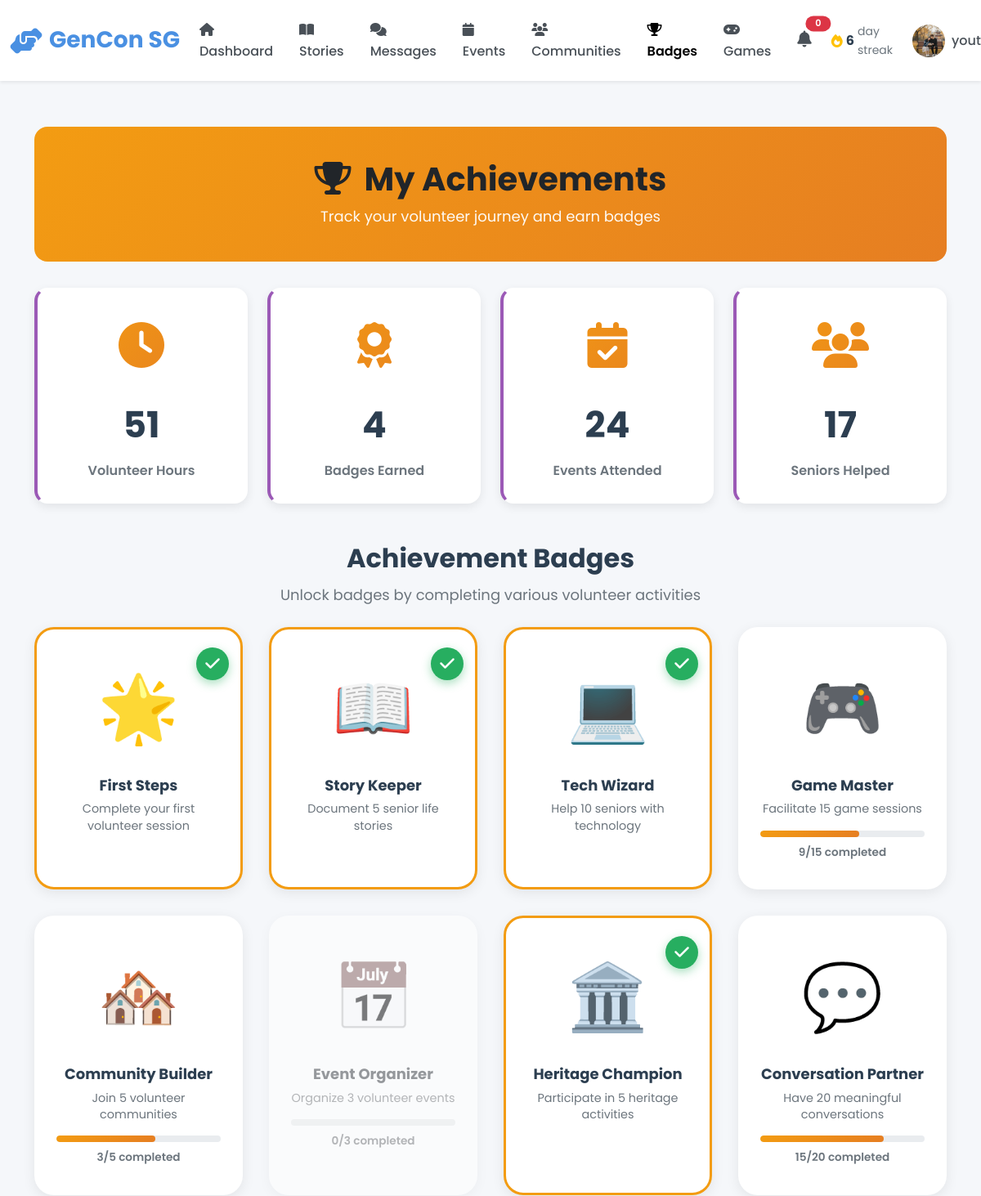
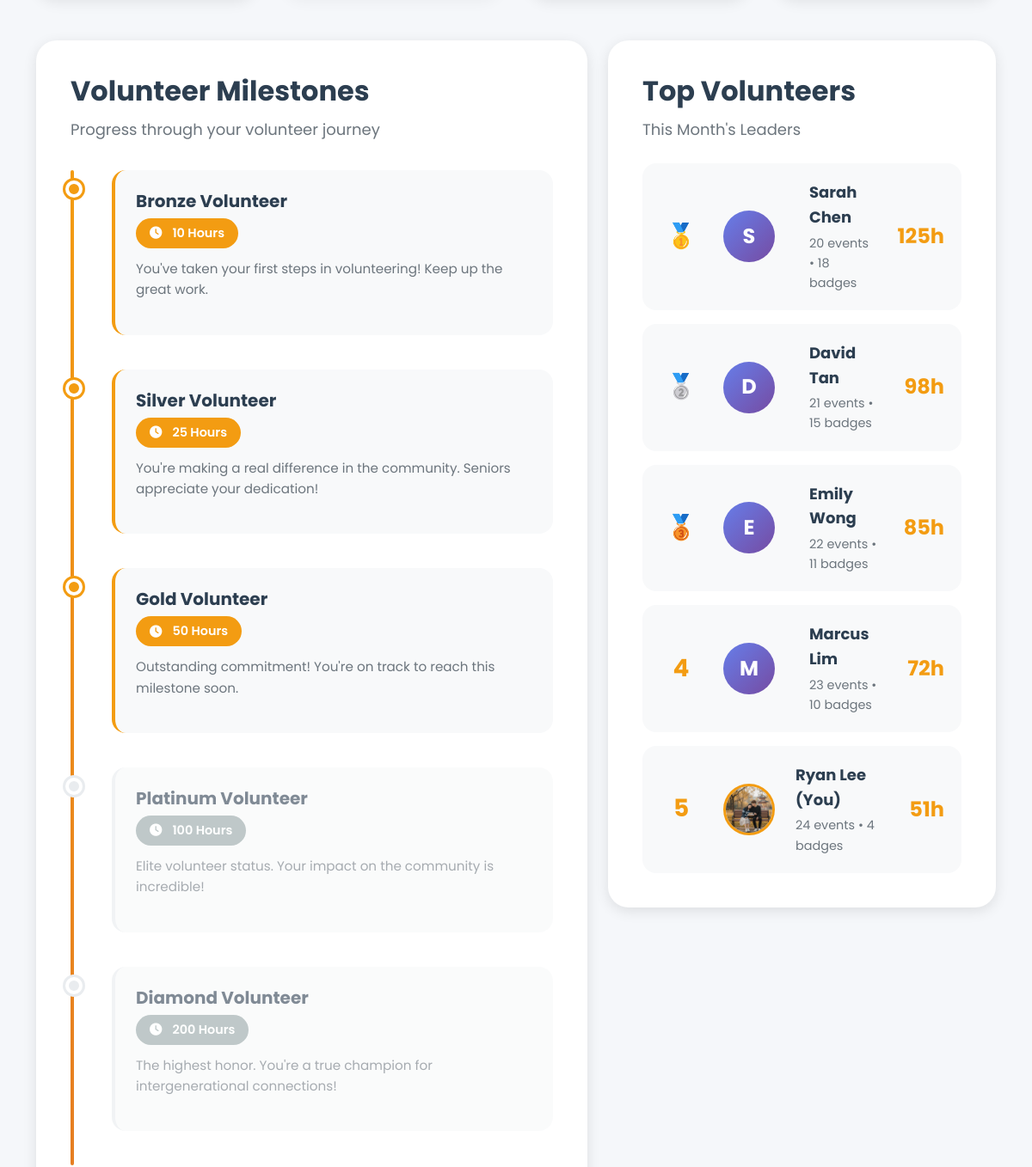
The app's page /youth/badges (signed in, upper part), older data (2 pictures, top to bottom).
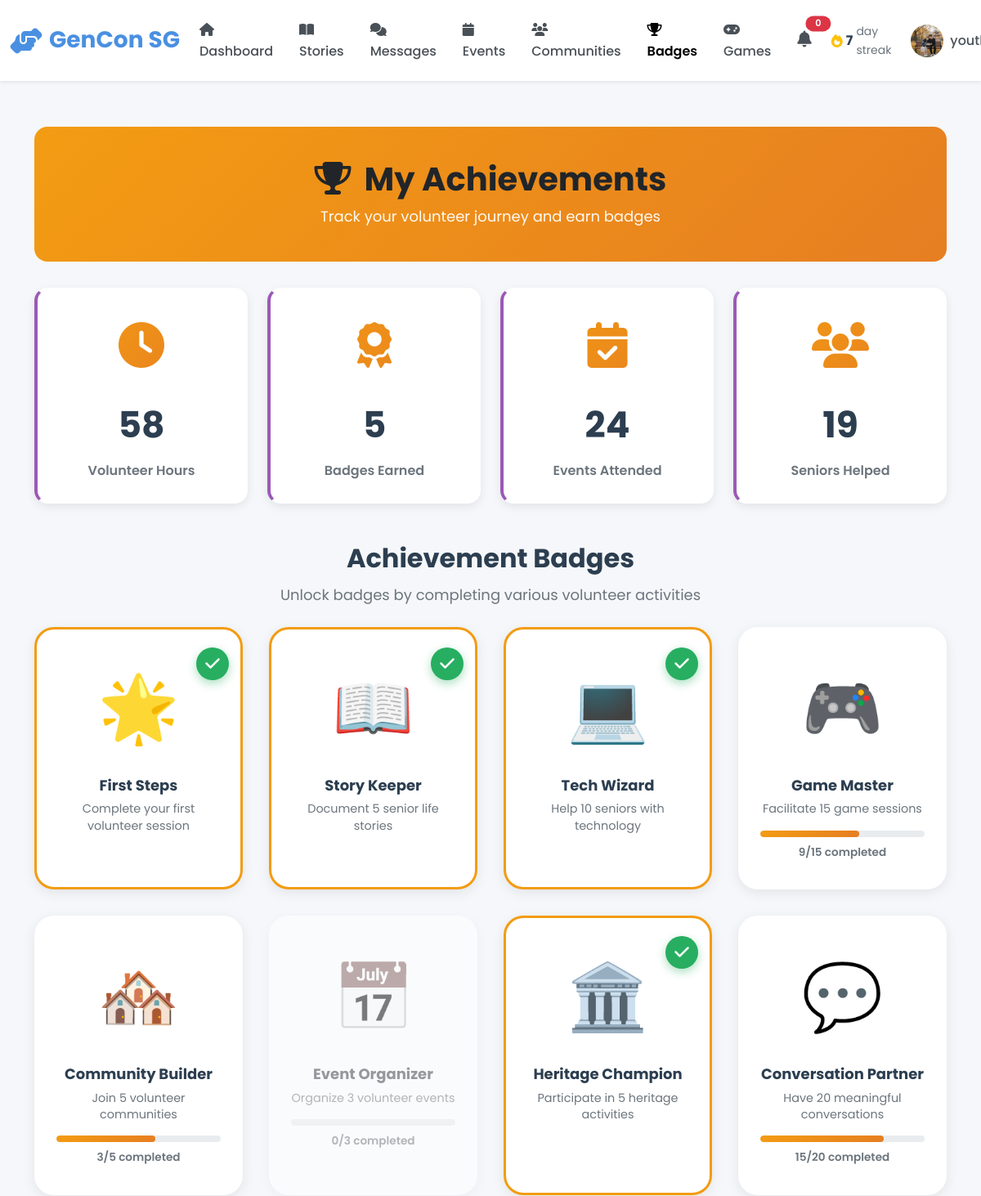
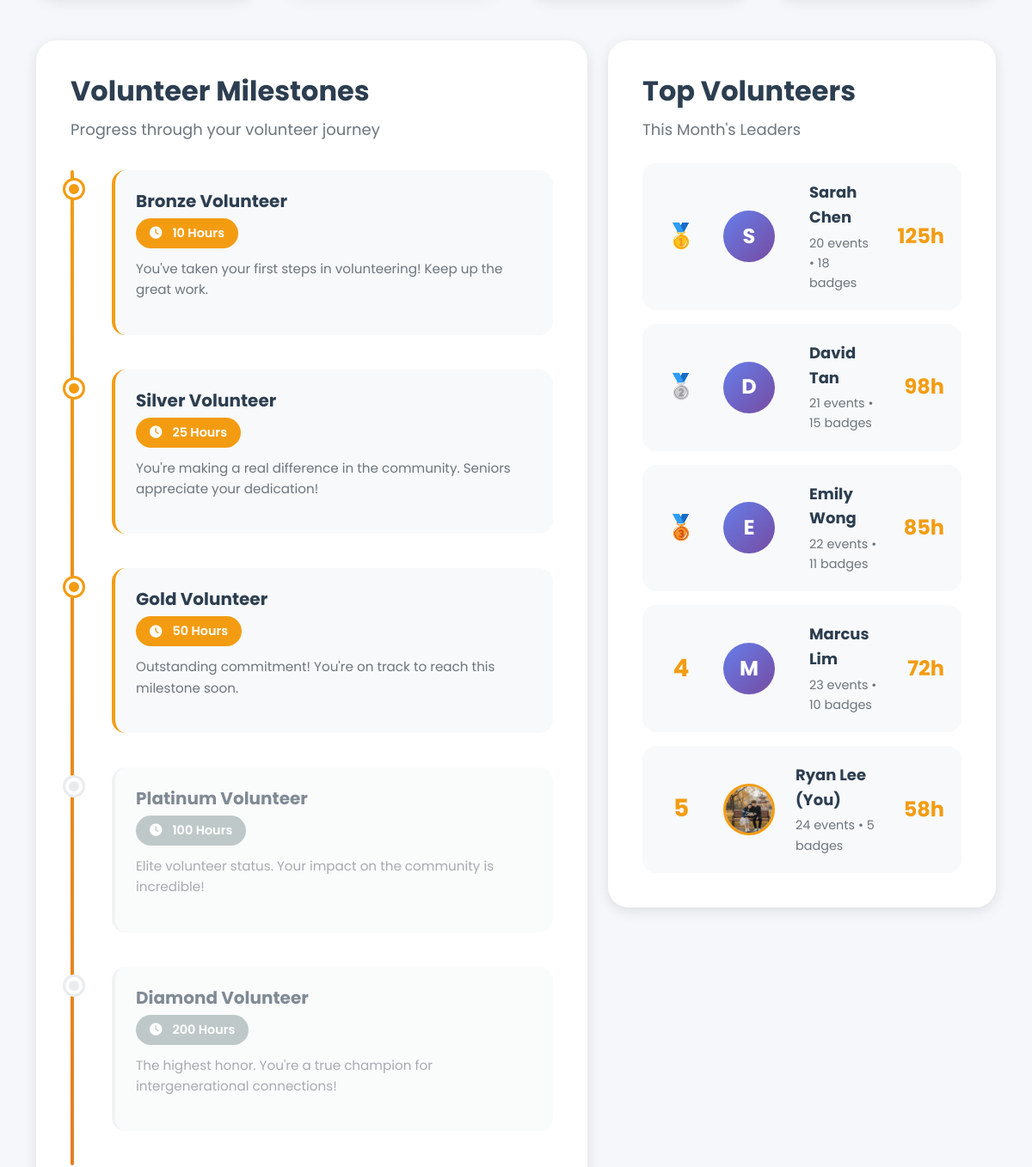
The same page, newer data (2 pictures, top to bottom).
### models.py (models this page shows, shortened)
class User(db.Model):
    __tablename__ = 'users'
    id = db.Column(db.Integer, primary_key=True)
    username = db.Column(db.String(80), unique=True, nullable=False, index=True)
    password_hash = db.Column(db.String(255), nullable=False)
    email = db.Column(db.String(120), unique=True, nullable=False, index=True)
    full_name = db.Column(db.String(120), nullable=False)
    phone = db.Column(db.String(20))
    age = db.Column(db.Integer, nullable=False)
    bio = db.Column(db.Text)  # User biography
    school = db.Column(db.String(255))  # School or organization for youth
    role = db.Column(db.String(20), nullable=False)  # 'senior', 'youth', or 'admin'
    profile_picture = db.Column(db.String(255), default='images/default-avatar.png')
    disable_reason = db.Column(db.Text)
    interests_json = db.Column(db.Text)  # Stores interests as JSON array
    languages_json = db.Column(db.Text)  # Stores languages as JSON array
    accessibility_settings_json = db.Column(db.Text)  # Stores settings as JSON object
    created_at = db.Column(db.DateTime, default=datetime.utcnow, nullable=False)
    last_active = db.Column(db.DateTime, default=datetime.utcnow, nullable=False)
    is_active = db.Column(db.Boolean, default=True)
    stories = db.relationship('Story', back_populates='user', lazy='dynamic')
    sent_messages = db.relationship('Message', foreign_keys='Message.sender_id',
                                   back_populates='sender', lazy='dynamic')
    received_messages = db.relationship('Message', foreign_keys='Message.recipient_id',
                                       back_populates='recipient', lazy='dynamic')
    senior_pairs = db.relationship('Pair', foreign_keys='Pair.senior_id',
                                   back_populates='senior', lazy='dynamic')
    youth_pairs = db.relationship('Pair', foreign_keys='Pair.youth_id',
                                 back_populates='youth', lazy='dynamic')
    streak = db.relationship('Streak', back_populates='user', uselist=False)
    badges = db.relationship('Badge', back_populates='user', lazy='dynamic')
    checkins = db.relationship('Checkin', back_populates='user', lazy='dynamic')
    @property
    def interests(self):
        """Get interests as Python list from JSON string."""
        if self.interests_json:
            return json.loads(self.interests_json)
        return []
    @interests.setter
    def interests(self, value):
        """Set interests from Python list, store as JSON string."""
        self.interests_json = json.dumps(value)
    @property
    def languages(self):
        """Get languages as Python list from JSON string."""
        if self.languages_json:
            return json.loads(self.languages_json)
        return []
    @languages.setter
    def languages(self, value):
        """Set languages from Python list, store as JSON string."""
        self.languages_json = json.dumps(value)
    @property
    def accessibility_settings(self):
        """Get accessibility settings as Python dict from JSON string."""
        if self.accessibility_settings_json:
            return json.loads(self.accessibility_settings_json)
        return {}

### blueprints/youth.py (the view)
@youth_bp.route('/badges')
@login_required
def badges():
    user_id = session['user_id']
    user = User.query.get(user_id)
    earned_badges = Badge.query.filter_by(user_id=user_id).all()
    earned_types = [b.badge_type for b in earned_badges]
    MASTER_BADGES = [
        {'title': 'First Steps', 'desc': 'Complete your first volunteer session', 'icon': '🌟', 'target': 1, 'current': 1 if 'First Steps' in earned_types else 0},
        {'title': 'Story Keeper', 'desc': 'Document 5 senior life stories', 'icon': '📖', 'target': 5, 'current': 5 if 'Story Keeper' in earned_types else 2},
        {'title': 'Tech Wizard', 'desc': 'Help 10 seniors with technology', 'icon': '💻', 'target': 10, 'current': 10 if 'Tech Wizard' in earned_types else 4},
        {'title': 'Game Master', 'desc': 'Facilitate 15 game sessions', 'icon': '🎮', 'target': 15, 'current': 9 if 'Game Master' not in earned_types else 15},
        {'title': 'Community Builder', 'desc': 'Join 5 volunteer communities', 'icon': '🏘️', 'target': 5, 'current': 3 if 'Community Builder' not in earned_types else 5},
        {'title': 'Event Organizer', 'desc': 'Organize 3 volunteer events', 'icon': '📅', 'target': 3, 'current': 0 if 'Event Organizer' not in earned_types else 3},
        {'title': 'Heritage Champion', 'desc': 'Participate in 5 heritage activities', 'icon': '🏛️', 'target': 5, 'current': 5 if 'Heritage Champion' in earned_types else 1},
        {'title': 'Conversation Partner', 'desc': 'Have 20 meaningful conversations', 'icon': '💬', 'target': 20, 'current': 15 if 'Conversation Partner' not in earned_types else 20}
    ]
    processed_badges = []
    for mb in MASTER_BADGES:
        mb['is_earned'] = mb['current'] >= mb['target']
        mb['progress_pct'] = min(100, int((mb['current'] / mb['target']) * 100))
        processed_badges.append(mb)
    from models import Streak
    streak = Streak.query.filter_by(user_id=user_id).first()
    points = streak.points if streak else 0
    stats = {
        'hours': int(points / 10), # Derived from points
        'badges_count': len(earned_badges),
        'events_attended': EventParticipant.query.filter_by(user_id=user_id).count() or 24, # Mock if 0
        'seniors_helped': int(points / 30) or 15 # Derived
    }
    MILESTONES = [
        {'title': 'Bronze Volunteer', 'hours': 10, 'desc': "You've taken your first steps in volunteering! Keep up the great work."},
        {'title': 'Silver Volunteer', 'hours': 25, 'desc': "You're making a real difference in the community. Seniors appreciate your dedication!"},
        {'title': 'Gold Volunteer', 'hours': 50, 'desc': "Outstanding commitment! You're on track to reach this milestone soon."},
        {'title': 'Platinum Volunteer', 'hours': 100, 'desc': "Elite volunteer status. Your impact on the community is incredible!"},
        {'title': 'Diamond Volunteer', 'hours': 200, 'desc': "The highest honor. You're a true champion for intergenerational connections!"}
    ]
    for m in MILESTONES:
        m['is_locked'] = stats['hours'] < m['hours']
    leaderboard_users = User.query.filter_by(role='youth').join(Streak).order_by(Streak.points.desc()).limit(5).all()
    leaderboard = []
    for i, u in enumerate(leaderboard_users):
        u_streak = Streak.query.filter_by(user_id=u.id).first()
        leaderboard.append({
            'rank': i + 1,
            'name': u.full_name,
            'is_me': u.id == user_id,
            'avatar': u.profile_picture,
            'events': EventParticipant.query.filter_by(user_id=u.id).count() or (20 + i), # Mock
            'badges': Badge.query.filter_by(user_id=u.id).count(),
            'hours': int((u_streak.points if u_streak else 0) / 10)
        })
    return render_template('youth/badges.html',
                         user=user,
                         badges=processed_badges,
                         stats=stats,
                         milestones=MILESTONES,
                         leaderboard=leaderboard)

### app.py (called while the page is built)
@app.context_processor
def inject_user():
    user_streak = 0
    if 'user_id' in session:
        from models import Streak
        streak = Streak.query.filter_by(user_id=session['user_id']).first()
        if streak:
            user_streak = streak.current_streak
    return dict(session=session, user_streak=user_streak)

@app.after_request
def add_security_headers(response):
    csp = (
        "default-src 'self'; "
        "script-src 'self' 'unsafe-inline' 'unsafe-eval' blob: https://cdn.jsdelivr.net https://cdnjs.cloudflare.com; "
        "style-src 'self' 'unsafe-inline' https://cdn.jsdelivr.net https://cdnjs.cloudflare.com https://fonts.googleapis.com; "
        "font-src 'self' https://cdnjs.cloudflare.com https://fonts.gstatic.com; "
        "img-src 'self' data: blob: https:; "
        "connect-src 'self' ws: wss: https://cdn.jsdelivr.net https://cdnjs.cloudflare.com; "
        "worker-src 'self' blob:;"
    )
    response.headers['Content-Security-Policy'] = csp
    return response

### templates/youth/badges.html (shortened to what the changed rows need)
{% extends "base.html" %}
{% block content %}
<div class="container py-4">
    <div class="badges-header text-center">
        <h1>
            <i class="fas fa-trophy me-3"></i>My Achievements
        </h1>
    </div>
    <div class="stats-overview">
        <div class="stat-card">
            <div class="stat-icon">
                <i class="fas fa-clock"></i>
            </div>
            <div class="stat-value">{{ stats.hours }}</div>
            <div class="stat-label">Volunteer Hours</div>
        </div>
        <div class="stat-card">
            <div class="stat-icon">
                <i class="fas fa-award"></i>
            </div>
            <div class="stat-value">{{ stats.badges_count }}</div>
            <div class="stat-label">Badges Earned</div>
        </div>
        <div class="stat-card">
            <div class="stat-icon">
                <i class="fas fa-users"></i>
            </div>
            <div class="stat-value">{{ stats.seniors_helped }}</div>
            <div class="stat-label">Seniors Helped</div>
        </div>
    </div>
    <div class="section-header text-center">
        <h2 class="section-title">Achievement Badges</h2>
    </div>
    <div class="row">
        <div class="col-lg-7">
            <div class="milestones-section">
                <h2 class="section-title">Volunteer Milestones</h2>
            </div>
        </div>
        <div class="col-lg-5">
            <div class="leaderboard-section">
                <h2 class="section-title">Top Volunteers</h2>
                <div class="leaderboard-list">
                    {% for item in leaderboard %}
                    <div class="leaderboard-item">
                        <div class="leaderboard-rank {{ 'top-' + item.rank|string if item.rank <= 3 else '' }}">
                            {% if item.rank == 1 %}🥇{% elif item.rank == 2 %}🥈{% elif item.rank == 3 %}🥉{% else %}{{ item.rank }}{% endif %}
                        </div>
                        {% if 'default-avatar' in item.avatar %}
                            <div class="avatar-placeholder sm me-3" style="min-width: 60px; height: 60px; font-size: 1.5rem;">
                                {{ item.name[0] | upper }}
                            </div>
                        {% else %}
                            <img src="{{ url_for('static', filename='images/' + item.avatar) }}"
                                 alt="{{ item.name }}" class="leaderboard-avatar">
                        {% endif %}
                        <div class="leaderboard-info">
                            <div class="leaderboard-name">{{ item.name }}{{ ' (You)' if item.is_me else '' }}</div>
                            <div class="leaderboard-stats">{{ item.events }} events • {{ item.badges }} badges</div>
                        </div>
                        <div class="leaderboard-hours">{{ item.hours }}h</div>
                    </div>
                    {% endfor %}
                </div>
            </div>
        </div>
    </div>
</div>
{% endblock %}

Row changes from the older to the newer data that the page shows:
changed User "Ryan Lee": badges "4" → "5"; hours "51" → "58"
Text that changed along with them:
{{ user_streak|default(0) }}: "6" → "7"
{{ stats.hours }}: "51" → "58"
{{ stats.badges_count }}: "4" → "5"
{{ stats.seniors_helped }}: "17" → "19"
